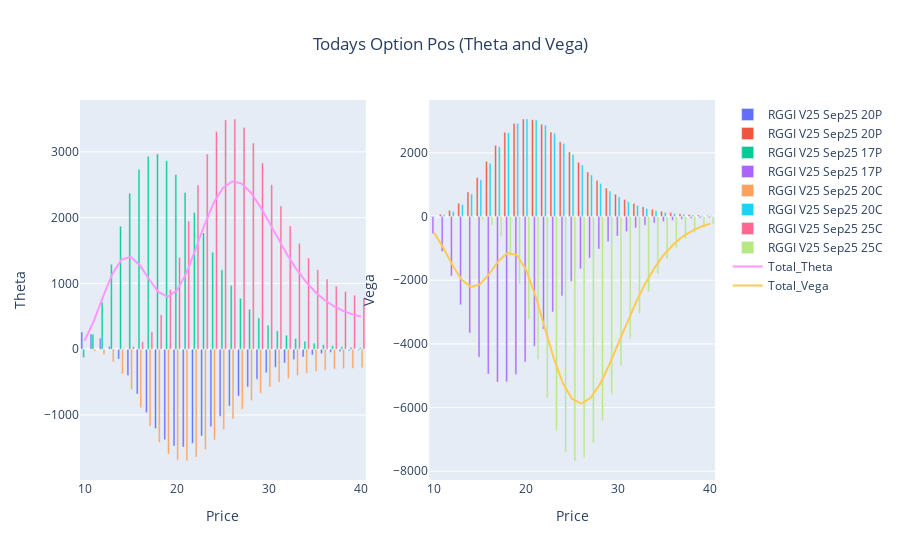

The notebook cell this image was saved under:
### Code cell
fig_t = go.Figure()
for i in list(t)[1:-1]:
    fig_t.add_trace(go.Bar(x=t.Price, y=t[i], name=i, base=0))

fig_t.add_trace(go.Scatter(x=t.Price, y=t.Option_Theta, mode='lines', name='Total_Theta'))


#~~~~~~~~~~~~~~~~~~~~~~~~~~~~~~~~~~~~~~~~~~~~~~~~~~~~~~~~~~~~~~~~~~~~~~~~~~~~~~~~~
fig_v = go.Figure()
for i in list(v)[1:-1]:
    fig_v.add_trace(go.Bar(x=v.Price, y=v[i], name=i, base=0))

fig_v.add_trace(go.Scatter(x=v.Price, y=v.Option_Vega, mode='lines', name='Total_Vega'))

#~~~~~~~~~~~~~~~~~~~~~~~~~~~~~~~~~~~~~~~~~~~~~~~~~~~~~~~~~~~~~~~~~~~~~~~~~~~~~~~~
fig = make_subplots(rows=1, cols=2)
for i in range(0,len(fig_p.data)):
    fig.add_trace(fig_t.data[i], row=1, col=1)
    fig.add_trace(fig_v.data[i], row=1, col=2)
    
#fig.update_layout(title={'text': 'Todays Option Pos (Theta and Vega)','x': 0.5,'xanchor': 'center'}, barmode='stack')
fig.update_layout(title={'text': 'Todays Option Pos (Theta and Vega)','x': 0.5,'xanchor': 'center'})

fig.update_xaxes(title_text="Price", row=1, col=1)
fig.update_yaxes(title_text="Theta", row=1, col=1)
fig.update_xaxes(title_text="Price", row=1, col=2)
fig.update_yaxes(title_text="Vega", row=1, col=2)    
fig.show()

### Figure 1 — Plotly figure (JSON) as saved in the notebook; plotly's stock layout.template omitted (floating-point values rounded to 4 significant figures)
{"data": [{"base": 0, "name": "RGGI V25 Sep25 20P", "type": "bar", "x": [10, 11, 12, 13, 14, 15, 16, 17, 18, 19, 20, 21, 22, 23, 24, 25, 26, 27, 28, 29, 30, 31, 32, 33, 34, 35, 36, 37, 38, 39, 40], "xaxis": "x", "y": [260.6, 232.4, 166.2, 42.55, -148.1, -398.1, -681.6, -962.4, -1204.0, -1378.0, -1472.0, -1485.0, -1429.0, -1320.0, -1179.0, -1021.0, -861.6, -710.8, -574.7, -456.6, -357.1, -275.6, -210.0, -158.4, -118.3, -87.64, -64.42, -47.05, -34.16, -24.67, -17.73], "yaxis": "y"}, {"base": 0, "name": "RGGI V25 Sep25 20P", "type": "bar", "x": [10, 11, 12, 13, 14, 15, 16, 17, 18, 19, 20, 21, 22, 23, 24, 25, 26, 27, 28, 29, 30, 31, 32, 33, 34, 35, 36, 37, 38, 39, 40], "xaxis": "x2", "y": [21.08, 73.31, 195.6, 422.9, 771.5, 1225.0, 1734.0, 2231.0, 2647.0, 2933.0, 3064.0, 3045.0, 2897.0, 2655.0, 2354.0, 2029.0, 1705.0, 1402.0, 1130.0, 895.6, 699.0, 538.4, 409.7, 308.6, 230.2, 170.3, 125.1, 91.26, 66.2, 47.77, 34.32], "yaxis": "y2"}, {"base": 0, "name": "RGGI V25 Sep25 17P", "type": "bar", "x": [10, 11, 12, 13, 14, 15, 16, 17, 18, 19, 20, 21, 22, 23, 24, 25, 26, 27, 28, 29, 30, 31, 32, 33, 34, 35, 36, 37, 38, 39, 40], "xaxis": "x", "y": [-124.9, 226.8, 716.3, 1291.0, 1869.0, 2370.0, 2734.0, 2933.0, 2968.0, 2863.0, 2655.0, 2382.0, 2076.0, 1767.0, 1473.0, 1206.0, 972.7, 773.9, 608.7, 473.9, 365.8, 280.2, 213.2, 161.3, 121.4, 91.03, 67.98, 50.61, 37.58, 27.83, 20.58], "yaxis": "y"}, {"base": 0, "name": "RGGI V25 Sep25 17P", "type": "bar", "x": [10, 11, 12, 13, 14, 15, 16, 17, 18, 19, 20, 21, 22, 23, 24, 25, 26, 27, 28, 29, 30, 31, 32, 33, 34, 35, 36, 37, 38, 39, 40], "xaxis": "x2", "y": [-538.6, -1096.0, -1868.0, -2766.0, -3658.0, -4415.0, -4943.0, -5199.0, -5190.0, -4959.0, -4565.0, -4072.0, -3534.0, -2997.0, -2491.0, -2035.0, -1637.0, -1300.0, -1021.0, -793.9, -612.0, -468.3, -356.0, -269.1, -202.4, -151.6, -113.2, -84.21, -62.49, -46.26, -34.19], "yaxis": "y2"}, {"base": 0, "name": "RGGI V25 Sep25 20C", "type": "bar", "x": [10, 11, 12, 13, 14, 15, 16, 17, 18, 19, 20, 21, 22, 23, 24, 25, 26, 27, 28, 29, 30, 31, 32, 33, 34, 35, 36, 37, 38, 39, 40], "xaxis": "x", "y": [-7.786, -29.64, -84.99, -194.5, -371.4, -611.5, -890.9, -1172.0, -1417.0, -1594.0, -1689.0, -1700.0, -1639.0, -1526.0, -1380.0, -1220.0, -1061.0, -912.4, -781.0, -669.0, -576.6, -502.2, -443.8, -398.7, -364.5, -338.9, -320.0, -306.2, -296.2, -289.0, -283.9], "yaxis": "y"}, {"base": 0, "name": "RGGI V25 Sep25 20C", "type": "bar", "x": [10, 11, 12, 13, 14, 15, 16, 17, 18, 19, 20, 21, 22, 23, 24, 25, 26, 27, 28, 29, 30, 31, 32, 33, 34, 35, 36, 37, 38, 39, 40], "xaxis": "x2", "y": [15.0, 56.97, 162.9, 371.5, 706.5, 1158.0, 1678.0, 2193.0, 2630.0, 2930.0, 3066.0, 3039.0, 2876.0, 2615.0, 2295.0, 1953.0, 1618.0, 1309.0, 1038.0, 807.3, 618.0, 466.3, 347.4, 255.9, 186.7, 134.9, 96.77, 68.91, 48.77, 34.33, 24.05], "yaxis": "y2"}, {"base": 0, "name": "RGGI V25 Sep25 25C", "type": "bar", "x": [10, 11, 12, 13, 14, 15, 16, 17, 18, 19, 20, 21, 22, 23, 24, 25, 26, 27, 28, 29, 30, 31, 32, 33, 34, 35, 36, 37, 38, 39, 40], "xaxis": "x", "y": [0.003119, 0.04687, 0.4303, 2.665, 11.98, 41.4, 114.9, 265.2, 523.7, 905.0, 1395.0, 1947.0, 2494.0, 2967.0, 3307.0, 3485.0, 3499.0, 3370.0, 3133.0, 2831.0, 2501.0, 2175.0, 1873.0, 1609.0, 1388.0, 1208.0, 1067.0, 959.1, 878.2, 818.9, 776.1], "yaxis": "y"}, {"base": 0, "name": "RGGI V25 Sep25 25C", "type": "bar", "x": [10, 11, 12, 13, 14, 15, 16, 17, 18, 19, 20, 21, 22, 23, 24, 25, 26, 27, 28, 29, 30, 31, 32, 33, 34, 35, 36, 37, 38, 39, 40], "xaxis": "x2", "y": [-0.007464, -0.112, -1.026, -6.342, -28.45, -98.06, -271.3, -624.2, -1228.0, -2111.0, -3235.0, -4486.0, -5701.0, -6714.0, -7395.0, -7677.0, -7564.0, -7113.0, -6418.0, -5580.0, -4693.0, -3831.0, -3045.0, -2363.0, -1794.0, -1335.0, -976.5, -702.7, -498.3, -348.8, -241.2], "yaxis": "y2"}, {"mode": "lines", "name": "Total_Theta", "type": "scatter", "x": [10, 11, 12, 13, 14, 15, 16, 17, 18, 19, 20, 21, 22, 23, 24, 25, 26, 27, 28, 29, 30, 31, 32, 33, 34, 35, 36, 37, 38, 39, 40], "xaxis": "x", "y": [127.9, 429.6, 797.9, 1141.0, 1361.0, 1402.0, 1277.0, 1063.0, 870.6, 795.9, 889.6, 1144.0, 1503.0, 1888.0, 2222.0, 2451.0, 2549.0, 2520.0, 2386.0, 2179.0, 1933.0, 1677.0, 1433.0, 1214.0, 1026.0, 872.6, 750.6, 656.4, 585.4, 533.0, 495.0], "yaxis": "y"}, {"mode": "lines", "name": "Total_Vega", "type": "scatter", "x": [10, 11, 12, 13, 14, 15, 16, 17, 18, 19, 20, 21, 22, 23, 24, 25, 26, 27, 28, 29, 30, 31, 32, 33, 34, 35, 36, 37, 38, 39, 40], "xaxis": "x2", "y": [-502.5, -966.2, -1511.0, -1977.0, -2208.0, -2130.0, -1802.0, -1399.0, -1141.0, -1208.0, -1670.0, -2473.0, -3461.0, -4442.0, -5237.0, -5730.0, -5878.0, -5702.0, -5271.0, -4671.0, -3988.0, -3295.0, -2644.0, -2067.0, -1579.0, -1182.0, -867.8, -626.7, -445.9, -312.9, -217.0], "yaxis": "y2"}], "layout": {"autosize": true, "title": {"text": "Todays Option Pos (Theta and Vega)", "x": 0.5, "xanchor": "center"}, "xaxis": {"anchor": "y", "autorange": true, "domain": [0, 0.45], "range": [9.5, 40.5], "title": {"text": "Price"}, "type": "linear"}, "xaxis2": {"anchor": "y2", "autorange": true, "domain": [0.55, 1], "range": [9.5, 40.5], "title": {"text": "Price"}, "type": "linear"}, "yaxis": {"anchor": "x", "autorange": true, "domain": [0, 1], "range": [-1988.0, 3788.0], "title": {"text": "Theta"}, "type": "linear"}, "yaxis2": {"anchor": "x2", "autorange": true, "domain": [0, 1], "range": [-8274.0, 3662.0], "title": {"text": "Vega"}, "type": "linear"}}}
